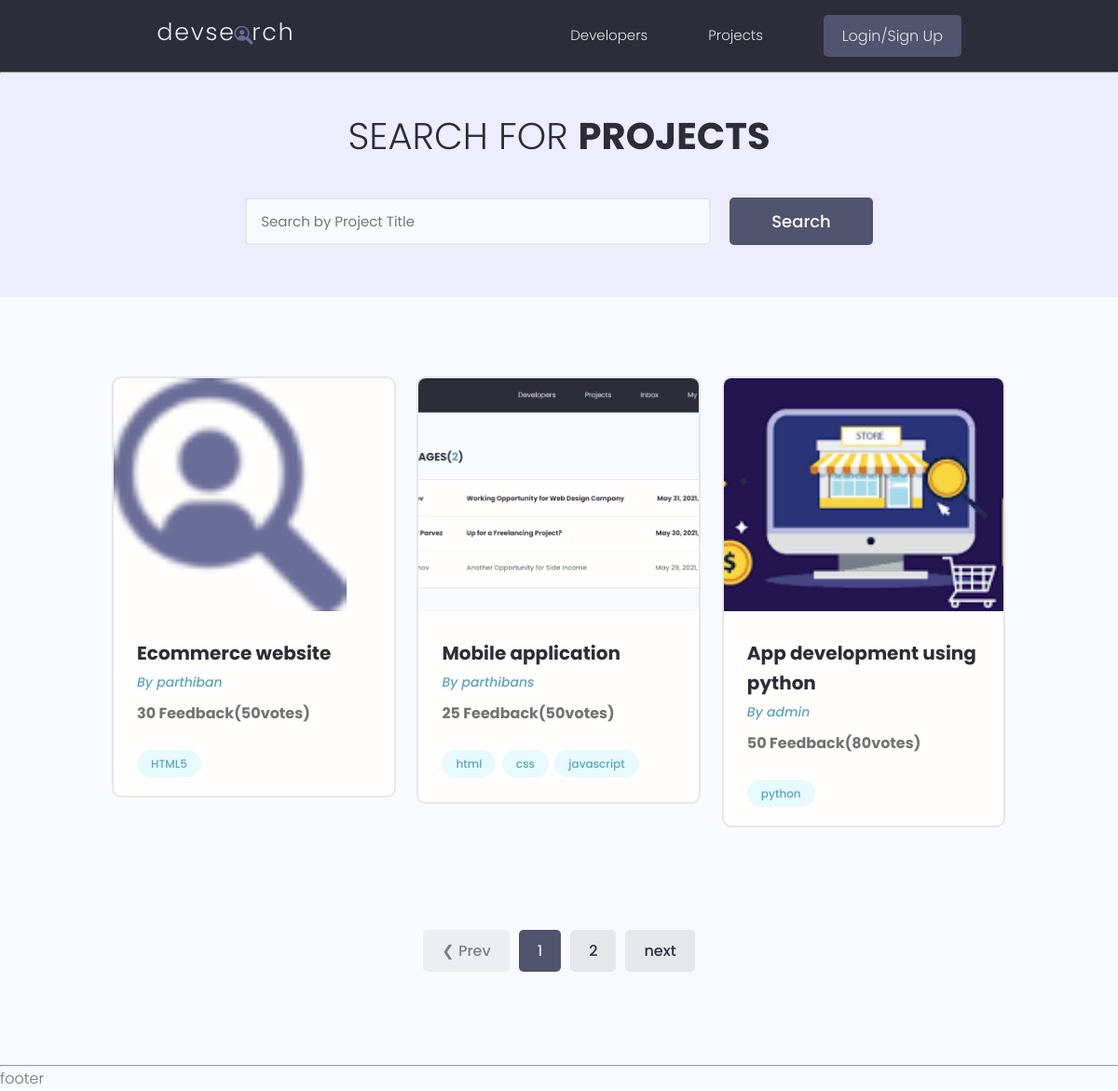
/projects/, run on the app's committed database.
### projects/models.py (models this page shows, shortened)
class Project(models.Model):
    projectlist=[('static','static application'),
                    ('dynamic','dynamic application'),
            ]
    owner = models.ForeignKey(Profile,on_delete=models.CASCADE,null=True,blank=True)
    title = models.CharField(max_length=200)
    description = models.TextField(null=True,blank=True)
    image=models.ImageField(upload_to='photos/',default='photos/website.jpg',null=True,blank=True)
    demo_link = models.CharField(max_length=2000,null=True,blank=True)
    source_link = models.CharField(max_length=2000,null=True,blank=True)
    tags = models.ManyToManyField('Tag',blank=True)
    created=models.DateTimeField(auto_now_add=True)
    vote_total=models.IntegerField(default=0,null=True,blank=True)
    vote_ratio=models.IntegerField(default=0,null=True,blank=True)
    type = models.CharField(max_length=20,choices=projectlist,null=True,blank=True)

class Tag(models.Model):
    name = models.CharField(max_length=200)
    created=models.DateTimeField(auto_now_add=True)
    def __str__(self):
        return self.name

### users/models.py (models this page shows)
class Profile(models.Model):
    user = models.OneToOneField(User,on_delete=models.CASCADE,null=True,blank=True)
    name = models.CharField(max_length=200)
    username = models.CharField(max_length=200,null=True,blank=True)
    email = models.EmailField(null=True,blank=True)
    description = models.TextField(null=True,blank=True)
    profile_image = models.ImageField(upload_to='profiles/',default='profiles/pattern.jpg',null=True,blank=True)
    short_intro = models.CharField(max_length=1000,null=True,blank=True)
    bio = models.TextField(null=True,blank=True)
    location = models.CharField(max_length=200,null=True,blank=True)
    social_github = models.CharField(max_length=2000,null=True,blank=True)
    social_twitter = models.CharField(max_length=2000,null=True,blank=True)
    social_youtube = models.CharField(max_length=2000,null=True,blank=True)
    social_linkedin = models.CharField(max_length=2000,null=True,blank=True)
    social_website = models.CharField(max_length=2000,null=True,blank=True)
    created=models.DateTimeField(auto_now_add=True)
    def __str__(self):
        return str(self.user.username)

### projects/views.py (the view)
# urls.py: path('projects/',include('projects.urls')),
def projects(request):
    projects = searchprojects(request)
    page_projects,custom_range = paginateprojects(request,projects,3)
    context ={
        'projects':page_projects,
        'custom_range':custom_range
    }
    return render(request,'projects/projects.html',context)

### projects/utils.py (called while the page is built)
def searchprojects(request):
    search_query = ''
    if request.GET.get('search_query'):
        search_query = request.GET.get('search_query')
    tags = Tag.objects.filter(name__icontains=search_query)
    projects = Project.objects.filter(Q(title__icontains=search_query)|Q(owner__name__icontains=search_query)|Q(tags__in=tags)).distinct()
    return projects

def paginateprojects(request,projects,num):
    paginator = Paginator(projects,num)
    page = request.GET.get('page')
    try:
        page_projects = paginator.page(page)
    except PageNotAnInteger:
        page = 1
        page_projects = paginator.page(page)
    except EmptyPage:
        page = paginator.num_pages
        page_projects = paginator.page(page)
    leftindex = int(page)-2
    if leftindex <1:
        leftindex = 1
    rightindex = int(page)+2
    if rightindex >paginator.num_pages:
        rightindex = paginator.num_pages+1
    custom_range = range(leftindex,rightindex)
    return page_projects,custom_range

### projects/templates/projects/projects.html (shortened to what this page needs)
{% extends 'main.html'%}
{% block content%}
<main class="projects">
  <section class="hero-section text-center">
    <div class="container container--narrow">
      <div class="hero-section__box">
        <h2>Search for <span>Projects</span></h2>
      </div>
      <div class="hero-section__search">
        <form class="form" action="#" method="get">
          <div class="form__field">
            <input class="input input--text" id="formInput#search" type="text" name="search_query"
              value="{{request.GET.search_query}}" placeholder="Search by Project Title" />
          </div>
          <input class="btn btn--sub btn--lg" type="submit" value="Search" />
        </form>
      </div>
    </div>
  </section>
  <section class="projectsList">
    <div class="container">
      <div class="grid grid--three">
        {% for project in projects %}
        <div class="column">
          <div class="card project">
            <a href="{% url 'projects:project' project.id %}" class="project">
              <img class="project__thumbnail" src="{{project.image.url}}" alt="project thumbnail" />
              <div class="card__body">
                <h3 class="project__title">{{project.title}}</h3>
                <p><a class="project__author" href="profile.html">By {{project.owner}}</a></p>
                <p class="project--rating">
                  <span style="font-weight: bold;">{{project.vote_ratio}}
                    Feedback({{project.vote_total}}vote{{project.vote_total|pluralize:"s"}})
                </p>
                <div class="project__tags">
                  {% for tag in project.tags.all %}
                  <span class="tag tag--pill tag--main">
                    <small>{{tag}}</small>
                  </span>
                  {% endfor %}
                </div>
              </div>
            </a>
          </div>
        </div>
        {% endfor %}
      </div>
    </div>
  </section>
  {% if projects.has_other_pages %}
  <div class="pagination">
    <ul class="container">
      {% if projects.has_previous %}
      <li><a href="?page={{projects.previous_page_number}}&search_query={{request.GET.search_query}}"
          class="btn">&#10094; Prev</a></li>
      {% else %}
      <li><a href="#" class="btn btn--disabled">&#10094; Prev</a></li>
      {% endif %}
      {% for page in custom_range %}
      {% if page == projects.number %}
      <li><a href="?page={{page}}&search_query={{request.GET.search_query}}" class="btn btn--sub">{{page}}</a></li>
      {% else %}
      <li><a href="?page={{page}}&search_query={{request.GET.search_query}}" class="btn">{{page}}</a></li>
      {% endif %}
      {% endfor %}
      {% if projects.has_next %}
      <li><a href="?page={{projects.next_page_number}}&search_query={{request.GET.search_query}}" class="btn">next</a>
      </li>
      {% else %}
      <li><a href="" class="btn btn--disabled">Next &#10095;</a></li>
      {% endif %}
    </ul>
  </div>
  {% endif %}
</main>
{% endblock %}

### static/styles/app.css (style rules this page uses)
:root { --color-sub: #2d2d39; }
.btn--sub { background-color: var(--color-sub-light); }
.card { border: 2px solid var(--color-light); }
img { width: 100%; }
.hero-section { height: 40vh; display: flex; align-items: center; background-color: var(--color-sub); }
.hero-section__box { margin-bottom: 4rem; }
.hero-section__box > h2, .hero-section__box > h2 > span { font-size: 4rem; color: var(--color-light); line-height: 1.3; text-transform: uppercase; }
.hero-section__box > h2 { font-weight: 300; }
.hero-section__box > h2 > span { font-weight: 700; }
.hero-section__search > .form { display: flex; align-items: center; justify-content: center; gap: 2rem; }
.hero-section__search > .form input.input--text { width: 50rem; }
.pagination { margin-top: 8rem; margin-bottom: 10rem; }
.pagination > ul { flex-wrap: wrap; list-style: none; display: flex; align-items: center; justify-content: center; gap: 1rem; }
.pagination .btn { color: var(--color-sub); }
.pagination .btn.btn--sub { color: var(--color-light); }
.project__author { font-size: 1.4rem; font-style: italic; }
.project--rating { margin-bottom: 1.6em; margin-top: .5em; }
.projects > .hero-section { background: var(--color-sub-lighter); height: 30vh; }
.projects .hero-section__box { margin-bottom: 2.5rem; }
.projects .hero-section__box > h2 { color: var(--color-sub); }
.projects .hero-section__box > h2 > span { font-weight: 700; color: var(--color-sub); }
.projectsList { margin-top: 8rem; }
.project__thumbnail { height: 25rem; object-fit: cover; object-position: top center; }
.project__title { font-size: 2rem; font-weight: 700; color: var(--color-sub); }

### static/uikit/styles/modules/_variables.css (style rules this page uses)
:root { --color-main: #5aa5b9; --color-main-light: #e6faff; --color-sub: #3f4156; --color-sub-light: #51546e; --color-sub-lighter: #ededfd; --color-text: #737373; --color-gray: #8b8b8b; --color-light: #e5e7eb; --color-light-gray: #767676; --color-bg: #f8fafd; --color-white: #fffefd; --color-white-light: #f3f3f3; --color-success: #359e64; --color-success-bg: #def8e8; --color-error: #fc4b0b; --color-error-bg: #fff2ee; --font-base: 'Poppins', arial, helvetica, 'Segoe UI', roboto, ubuntu, sans-serif; --font-monospace: 'Fira Code', 'Courier New', courier, monospace; --font-regular: 300; --font-medium: 500; --font-bold: 700; --generic-shadow: 1px 1px 5px #00000010; --generic-transition: all 0.3s ease-in-out; }

### static/uikit/styles/modules/_base.css (style rules this page uses)
* { margin: 0; padding: 0; box-sizing: border-box; text-rendering: optimizeLegibility; color: inherit; font-size: inherit; }
html { font-size: 50%; }
@media only screen and (min-width: 480px) { html { font-size: 56.25%; } }
@media only screen and (min-width: 1200px) { html { font-size: 62.5%; } }
body { line-height: 1.6; font-weight: 400; font-size: 1.5rem; color: var(--color-text); background-color: var(--color-bg); min-height: 100vh; }

### static/uikit/styles/modules/_typography.css (style rules this page uses)
* { font-family: var(--font-base); }
h2 { font-size: 3.6rem; font-weight: var(--font-bold); }
h3 { font-size: 3.2rem; font-weight: var(--font-medium); }
p, span, strong { font-size: 1.6rem; color: var(--color-text); font-weight: var(--font-regular); }
a { padding-bottom: 2px; text-decoration: none; display: inline-block; color: var(--color-main); font-weight: var(--font-medium); }

### static/uikit/styles/modules/_utilities.css (style rules this page uses)
.container { width: 92%; max-width: 165rem; margin: 0 auto; box-sizing: border-box; }
.container--narrow { width: 92%; max-width: 120rem; }
@media screen and (min-width: 1000px) { .container { width: 90%; } }
@media screen and (min-width: 1000px) { .container--narrow { width: 85%; } }
@media screen and (min-width: 1200px) { .container { width: 80%; } }
@media screen and (min-width: 1200px) { .container--narrow { width: 72%; } }
.text-center { text-align: center; }

### static/uikit/styles/modules/_button.css (style rules this page uses)
.btn { display: inline-block; position: relative; cursor: pointer; background-color: var(--color-light); font-weight: var(--font-medium); color: var(--color-sub); text-decoration: none; padding: 1rem 2rem; border-radius: 0.5rem; border: none; width: -webkit-fit-content; width: -moz-fit-content; width: fit-content; height: -webkit-fit-content; height: -moz-fit-content; height: fit-content; font-size: 1.6rem; outline-width: 0; outline-color: transparent; -webkit-backface-visibility: hidden; backface-visibility: hidden; transition: all 0.3s ease-in-out; }
.btn:disabled, .btn--disabled { cursor: not-allowed; opacity: 0.6; }
.btn--sub { background-color: var(--color-sub); color: var(--color-white); }
.btn--lg { font-size: 1.8rem; padding: 1.2rem 4.5rem; }

### data on the page
Project: image (picture), title "Ecommerce website", owner "parthiban", vote_ratio "30", vote_total "50"
Tag: name "HTML5"
Project: image (picture), title "Mobile application", owner "parthibans", vote_ratio "25", vote_total "50"
Tag: name "html"
Tag: name "css"
Tag: name "javascript"
Project: image (picture), title "App development using python", owner "admin", vote_ratio "50", vote_total "80"
Tag: name "python"

### other printed values
{{ page }} "1"
{{ page }} "2"
